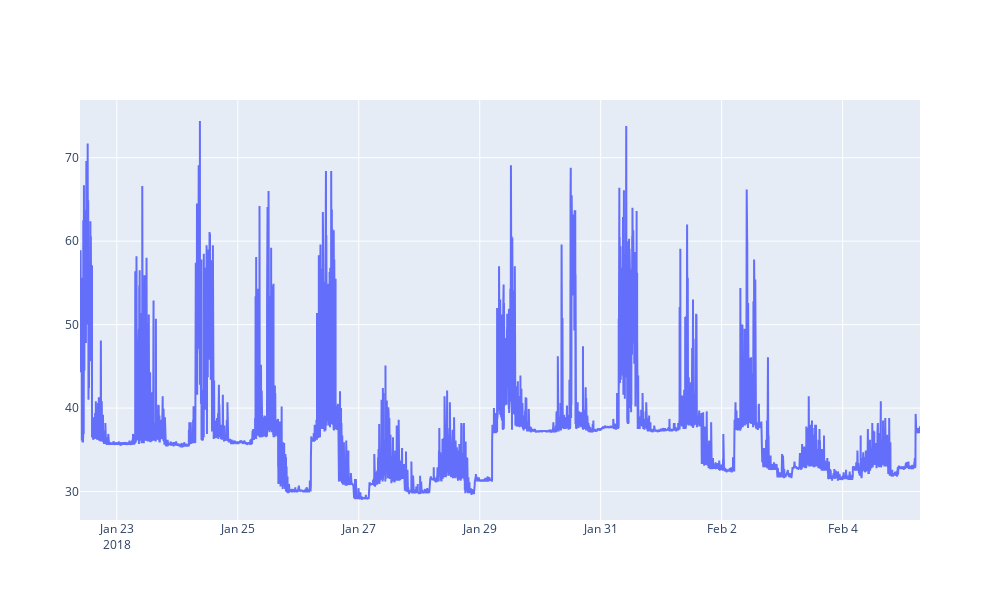

Notebook source saved alongside this figure:
### Code cell
# Visualise one noise sensor data
devs = ['TA120-T246183']
traces = []


for dev in devs:
    data = df[df['dev-id'] == dev].head(20000)
    print(data)
    # print(dev)
    trace = go.Scatter(
        x = data.index.to_pydatetime(),
        y = data['dBA'],
        mode = 'lines',
        name = dev
    )
    traces.append(trace)

data = traces
layout = Layout(
    # showlegend=False,
    height=600,
    width=1000,
)

fig = dict( data=data, layout=layout )
iplot(fig)

### Figure 1 — Plotly figure (JSON) as saved in the notebook; plotly's stock layout.template omitted (floating-point values rounded to 4 significant figures; data arrays with more than 128 entries replaced by an {"elided": "..."} marker saying what was removed)
{"data": [{"mode": "lines", "name": "TA120-T246183", "type": "scatter", "x": {"elided": "20000 str values"}, "y": {"elided": "20000 float values"}}], "layout": {"height": 600, "width": 1000}}
